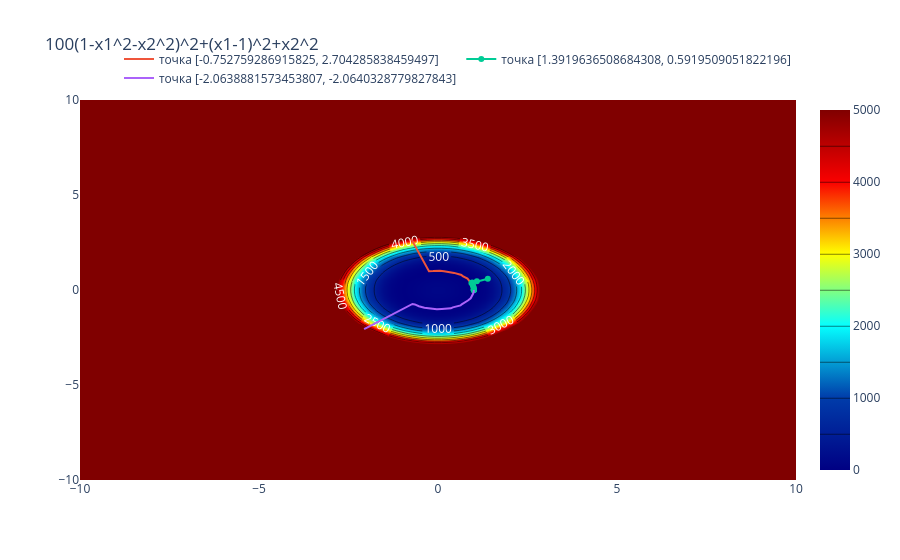

Write notebook code for a chart like this one.
### Code cell
import numpy as np
import sympy as sp
import plotly.graph_objects as go

def newton(f, x0, e1, e2, gamma, M):
    x = x0
    x1, x2 = sp.symbols('x1, x2')
    fun = sp.lambdify([x1, x2], f, "math")

    trajectory = [x0]
    values = [fun(x[0], x[1])]

    k = 0
    x1d = sp.diff(f, x1)
    x2d = sp.diff(f, x2)
    hessian = sp.hessian(f, [x1, x2])
    x1d = sp.lambdify([x1, x2], x1d, "math")
    x2d = sp.lambdify([x1, x2], x2d, "math")
    t = 1
    c = 0
    x = x.astype(float)
    flag = False
    while k < M:
        c_grad = np.array([x1d(x[0], x[1]), x2d(x[0], x[1])])
        if np.linalg.norm(c_grad) < e1:
            break
        H = np.array(hessian.subs({x1: x[0], x2: x[1]})).astype(float)
        
        if np.linalg.det(H) <= 0 or np.any(np.linalg.eigvals(H) <= 0):
            d = -gamma * c_grad 
        else:
            H_inv = np.linalg.inv(H)
            d = -H_inv @ c_grad
            Flag = True
        
        t = 1.0
        alpha = 0.1 
        beta = 0.5 
        f_current = fun(x[0], x[1])
        grad_dot_d = c_grad @ d

        if flag:
            flag = False
            continue
        else:
            while t > 1e-10:
                x_next = x + t * d
                f_next = fun(x_next[0], x_next[1])
                if f_next <= f_current + alpha * t * grad_dot_d:
                    break
                t *= beta

        x_next = x + t*d
        if np.linalg.norm(x_next - x) <= e2 and abs(fun(x_next[0], x_next[1]) - fun(x[0], x[1])) <= e2:
            c += 1
            trajectory.append(x)
            values.append(fun(x[0], x[1]))
            x = x_next
            if c == 2:
                break
        else:
            c = 0
            k += 1
            x = x_next
            trajectory.append(x)
            values.append(fun(x[0], x[1]))

    return np.array(trajectory), np.array(values), k


x1, x2 = sp.symbols('x1, x2')
f = 100*(1 - x1**2 - x2**2)**2 + (x1-1)**2 + x2**2
np.random.seed(42)
p_list = (np.random.uniform(-3, 3, size=2), np.random.uniform(-3, 3, size=2), np.random.uniform(-3, 3, size=2))

x1_range = np.linspace(-10, 10, 100)
x2_range = np.linspace(-10, 10, 100)
x, y = np.meshgrid(x1_range, x2_range)
fu = 100*(1 - x**2 - y**2)**2 + (x-1)**2 + y**2
fig = go.Figure(data=[go.Contour(
    zmax = 5000, zmin = 0,
    z=fu, x=x1_range, y=x2_range, colorscale='Jet',
    contours=dict(
         coloring = 'heatmap',
        showlabels = True,
        labelfont = dict(
            size = 12,
            color = 'white',
        )
    ) 
)])
fig.update_layout(title=f'100(1-x1^2-x2^2)^2+(x1-1)^2+x2^2') 

for point in p_list:
    print(f'point = {point}')
    ans = newton(f, x0=point, e1 = 0.000001, e2 = 0.000001, gamma = 1, M = 50)
    print(ans[0][-1], ans[1][-1], ans[2])
    
    fig.add_trace(go.Scatter(x=[i[0] for i in ans[0]], y=[i[1] for i in ans[0]], name=f'точка {point.tolist()}'))
    fig.update_layout(
    legend=dict(
        orientation="h",   
        yanchor="bottom",
        y=1.02,            
        xanchor="right",
        x=1               
    )
)
fig.show()

### Figure 1 — Plotly figure (JSON) as saved in the notebook; plotly's stock layout.template omitted (floating-point values rounded to 4 significant figures; data arrays with more than 128 entries replaced by an {"elided": "..."} marker saying what was removed)
{"data": [{"colorscale": [[0, "rgb(0,0,131)"], [0.2, "rgb(0,60,170)"], [0.4, "rgb(5,255,255)"], [0.6, "rgb(255,255,0)"], [0.8, "rgb(250,0,0)"], [1, "rgb(128,0,0)"]], "contours": {"coloring": "heatmap", "labelfont": {"color": "white", "size": 12}, "showlabels": true}, "type": "contour", "x": [-10.0, -9.798, -9.596, -9.394, -9.192, -8.99, -8.788, -8.586, -8.384, -8.182, -7.98, -7.778, -7.576, -7.374, -7.172, -6.97, -6.768, -6.566, -6.364, -6.162, -5.96, -5.758, -5.556, -5.354, -5.152, -4.949, -4.747, -4.545, -4.343, -4.141, -3.939, -3.737, -3.535, -3.333, -3.131, -2.929, -2.727, -2.525, -2.323, -2.121, -1.919, -1.717, -1.515, -1.313, -1.111, -0.9091, -0.7071, -0.5051, -0.303, -0.101, 0.101, 0.303, 0.5051, 0.7071, 0.9091, 1.111, 1.313, 1.515, 1.717, 1.919, 2.121, 2.323, 2.525, 2.727, 2.929, 3.131, 3.333, 3.535, 3.737, 3.939, 4.141, 4.343, 4.545, 4.747, 4.949, 5.152, 5.354, 5.556, 5.758, 5.96, 6.162, 6.364, 6.566, 6.768, 6.97, 7.172, 7.374, 7.576, 7.778, 7.98, 8.182, 8.384, 8.586, 8.788, 8.99, 9.192, 9.394, 9.596, 9.798, 10.0], "y": [-10.0, -9.798, -9.596, -9.394, -9.192, -8.99, -8.788, -8.586, -8.384, -8.182, -7.98, -7.778, -7.576, -7.374, -7.172, -6.97, -6.768, -6.566, -6.364, -6.162, -5.96, -5.758, -5.556, -5.354, -5.152, -4.949, -4.747, -4.545, -4.343, -4.141, -3.939, -3.737, -3.535, -3.333, -3.131, -2.929, -2.727, -2.525, -2.323, -2.121, -1.919, -1.717, -1.515, -1.313, -1.111, -0.9091, -0.7071, -0.5051, -0.303, -0.101, 0.101, 0.303, 0.5051, 0.7071, 0.9091, 1.111, 1.313, 1.515, 1.717, 1.919, 2.121, 2.323, 2.525, 2.727, 2.929, 3.131, 3.333, 3.535, 3.737, 3.939, 4.141, 4.343, 4.545, 4.747, 4.949, 5.152, 5.354, 5.556, 5.758, 5.96, 6.162, 6.364, 6.566, 6.768, 6.97, 7.172, 7.374, 7.576, 7.778, 7.98, 8.182, 8.384, 8.586, 8.788, 8.99, 9.192, 9.394, 9.596, 9.798, 10.0], "z": {"elided": "100x100 float values"}, "zmax": 5000, "zmin": 0}, {"name": "точка [-0.752759286915825, 2.704285838459497]", "type": "scatter", "x": [-0.7528, -0.5232, -0.3803, -0.2984, -0.2519, -0.1379, 0.05523, 0.1676, 0.3343, 0.4508, 0.655, 0.6912, 0.8241, 0.8519, 0.919, 0.9459, 0.988, 0.988, 1.005, 0.9996, 1.001, 1.0, 1.0, 1.0], "y": [2.704, 1.882, 1.375, 1.096, 0.9873, 0.9943, 1.018, 0.9907, 0.959, 0.9005, 0.789, 0.726, 0.5973, 0.5287, 0.4177, 0.3354, 0.2054, 0.161, 0.04798, 0.03446, 0.00193, 0.0003363, 2.259e-07, 2.259e-07]}, {"name": "точка [1.3919636508684308, 0.5919509051822196]", "type": "scatter", "x": [1.392, 1.087, 0.9541, 0.9339, 0.9713, 0.9844, 0.9992, 0.9987, 1.001, 1.0, 1.0, 1.0, 1.0], "y": [0.592, 0.4605, 0.399, 0.3624, 0.2635, 0.1908, 0.1002, 0.06262, 0.01395, 0.004476, 8.191e-05, 3.143e-07, 3.143e-07]}, {"name": "точка [-2.0638881573453807, -2.0640328779827843]", "type": "scatter", "x": [-2.064, -1.431, -1.037, -0.8145, -0.714, -0.6472, -0.5343, -0.3789, -0.2224, -0.03147, 0.1056, 0.3588, 0.4147, 0.6302, 0.6632, 0.8103, 0.835, 0.9132, 0.9366, 0.9918, 0.986, 0.9969, 0.9999, 1.0, 1.0, 1.0, 1.0, 1.0], "y": [-2.064, -1.432, -1.039, -0.8205, -0.734, -0.7612, -0.8566, -0.938, -0.9853, -1.015, -1.002, -0.9656, -0.9125, -0.8125, -0.7515, -0.6196, -0.5544, -0.4342, -0.3588, -0.2058, -0.1713, -0.1059, -0.05356, -0.01896, -0.003655, -0.0001634, -3.977e-07, -3.977e-07]}], "layout": {"legend": {"orientation": "h", "x": 1, "xanchor": "right", "y": 1.02, "yanchor": "bottom"}, "title": {"text": "100(1-x1^2-x2^2)^2+(x1-1)^2+x2^2"}}}
